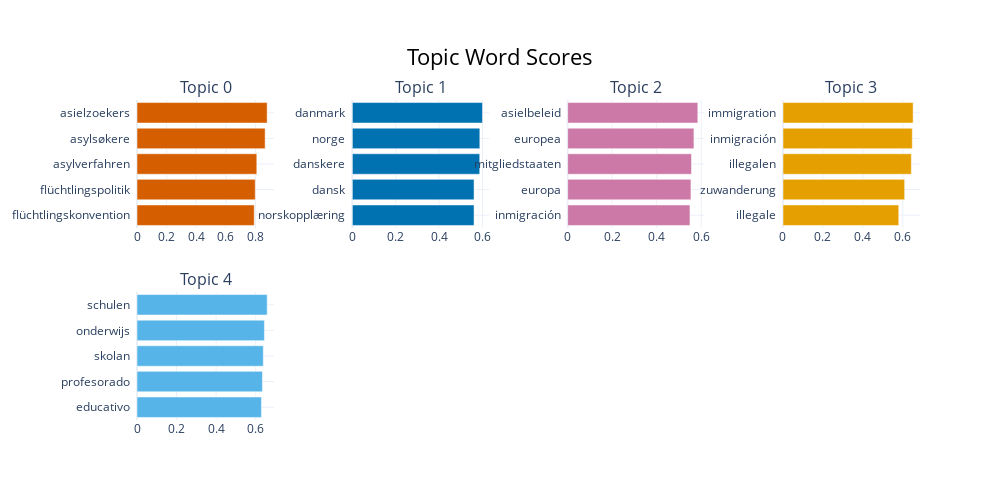

Source (notebook cell):
### Markdown cell above
### Top terms

We can visualize the selected terms for a few topics by creating bar charts out of the c-TF-IDF scores for each topic representation. Insights can be gained from the relative c-TF-IDF scores between and within topics. Moreover, you can easily compare topic representations to each other.

### Code cell
topic_model.visualize_barchart(top_n_topics=5)

### Figure 1 — Plotly figure (JSON) as saved in the notebook; plotly's stock layout.template omitted (floating-point values rounded to 4 significant figures)
{"data": [{"marker": {"color": "#D55E00"}, "orientation": "h", "type": "bar", "x": [0.7918, 0.7986, 0.8091, 0.8654, 0.8792], "xaxis": "x", "y": ["flüchtlingskonvention  ", "flüchtlingspolitik  ", "asylverfahren  ", "asylsøkere  ", "asielzoekers  "], "yaxis": "y"}, {"marker": {"color": "#0072B2"}, "orientation": "h", "type": "bar", "x": [0.5613, 0.5613, 0.5874, 0.5879, 0.6002], "xaxis": "x2", "y": ["norskopplæring  ", "dansk  ", "danskere  ", "norge  ", "danmark  "], "yaxis": "y2"}, {"marker": {"color": "#CC79A7"}, "orientation": "h", "type": "bar", "x": [0.5496, 0.5539, 0.5564, 0.5674, 0.5849], "xaxis": "x3", "y": ["inmigración  ", "europa  ", "mitgliedstaaten  ", "europea  ", "asielbeleid  "], "yaxis": "y3"}, {"marker": {"color": "#E69F00"}, "orientation": "h", "type": "bar", "x": [0.5797, 0.6091, 0.6427, 0.6475, 0.6517], "xaxis": "x4", "y": ["illegale  ", "zuwanderung  ", "illegalen  ", "inmigración  ", "immigration  "], "yaxis": "y4"}, {"marker": {"color": "#56B4E9"}, "orientation": "h", "type": "bar", "x": [0.6292, 0.6342, 0.6386, 0.6441, 0.6582], "xaxis": "x5", "y": ["educativo  ", "profesorado  ", "skolan  ", "onderwijs  ", "schulen  "], "yaxis": "y5"}], "layout": {"annotations": [{"font": {"size": 16}, "showarrow": false, "text": "Topic 0", "x": 0.0875, "xanchor": "center", "xref": "paper", "y": 1, "yanchor": "bottom", "yref": "paper"}, {"font": {"size": 16}, "showarrow": false, "text": "Topic 1", "x": 0.3625, "xanchor": "center", "xref": "paper", "y": 1, "yanchor": "bottom", "yref": "paper"}, {"font": {"size": 16}, "showarrow": false, "text": "Topic 2", "x": 0.6375, "xanchor": "center", "xref": "paper", "y": 1, "yanchor": "bottom", "yref": "paper"}, {"font": {"size": 16}, "showarrow": false, "text": "Topic 3", "x": 0.9125, "xanchor": "center", "xref": "paper", "y": 1, "yanchor": "bottom", "yref": "paper"}, {"font": {"size": 16}, "showarrow": false, "text": "Topic 4", "x": 0.0875, "xanchor": "center", "xref": "paper", "y": 0.4, "yanchor": "bottom", "yref": "paper"}], "height": 500, "hoverlabel": {"bgcolor": "white", "font": {"family": "Rockwell", "size": 16}}, "showlegend": false, "title": {"font": {"color": "Black", "size": 22}, "text": "Topic Word Scores", "x": 0.5, "xanchor": "center", "yanchor": "top"}, "width": 1000, "xaxis": {"anchor": "y", "domain": [0, 0.175], "showgrid": true}, "xaxis2": {"anchor": "y2", "domain": [0.275, 0.45], "showgrid": true}, "xaxis3": {"anchor": "y3", "domain": [0.55, 0.725], "showgrid": true}, "xaxis4": {"anchor": "y4", "domain": [0.825, 1], "showgrid": true}, "xaxis5": {"anchor": "y5", "domain": [0, 0.175], "showgrid": true}, "xaxis6": {"anchor": "y6", "domain": [0.275, 0.45], "showgrid": true}, "xaxis7": {"anchor": "y7", "domain": [0.55, 0.725], "showgrid": true}, "xaxis8": {"anchor": "y8", "domain": [0.825, 1], "showgrid": true}, "yaxis": {"anchor": "x", "domain": [0.6, 1], "showgrid": true}, "yaxis2": {"anchor": "x2", "domain": [0.6, 1], "showgrid": true}, "yaxis3": {"anchor": "x3", "domain": [0.6, 1], "showgrid": true}, "yaxis4": {"anchor": "x4", "domain": [0.6, 1], "showgrid": true}, "yaxis5": {"anchor": "x5", "domain": [0, 0.4], "showgrid": true}, "yaxis6": {"anchor": "x6", "domain": [0, 0.4], "showgrid": true}, "yaxis7": {"anchor": "x7", "domain": [0, 0.4], "showgrid": true}, "yaxis8": {"anchor": "x8", "domain": [0, 0.4], "showgrid": true}}}
